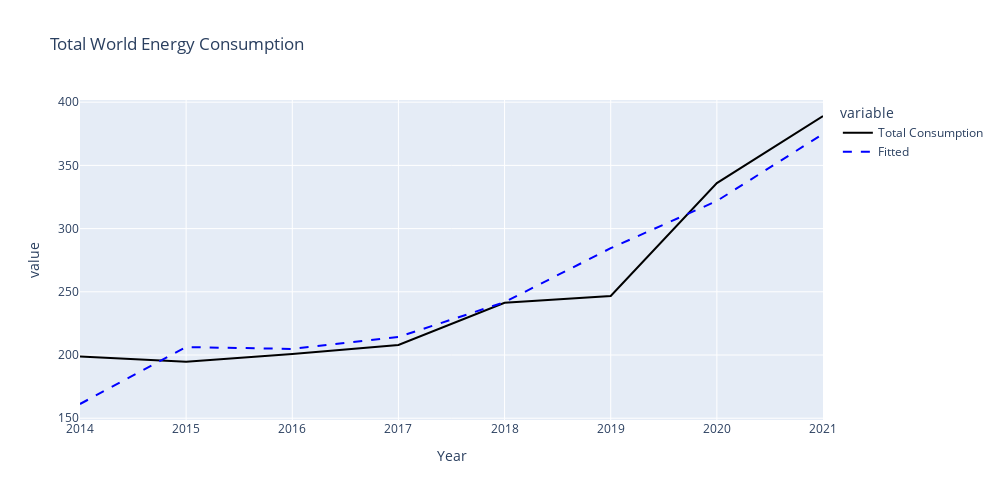

Source (notebook cell):
### Code cell
# Plotting the dataset with the Fitted Values from ARIMA to compare with the Real Values
fig = px.line(comp_arima, x= 'Year', y=['Total Consumption','Fitted'], color_discrete_sequence=['black', 'blue'], title="Total World Energy Consumption", height=500, width=1000)
# Loop through traces and set dash for 'Fitted'
for trace in fig.data:
    if trace.name == 'Fitted':
        trace.line.dash = 'dash'  # options: dash, dot, dashdot, etc.
fig.show()

### Figure 1 — Plotly figure (JSON) as saved in the notebook; plotly's stock layout.template omitted (floating-point values rounded to 4 significant figures)
{"data": [{"hovertemplate": "variable=Total Consumption<br>Year=%{x}<br>value=%{y}<extra></extra>", "legendgroup": "Total Consumption", "line": {"color": "black", "dash": "solid"}, "marker": {"symbol": "circle"}, "mode": "lines", "name": "Total Consumption", "orientation": "v", "showlegend": true, "type": "scatter", "x": [2014, 2015, 2016, 2017, 2018, 2019, 2020, 2021], "xaxis": "x", "y": [198.7, 194.6, 200.7, 207.9, 241.4, 246.7, 336.0, 389.1], "yaxis": "y"}, {"hovertemplate": "variable=Fitted<br>Year=%{x}<br>value=%{y}<extra></extra>", "legendgroup": "Fitted", "line": {"color": "blue", "dash": "dash"}, "marker": {"symbol": "circle"}, "mode": "lines", "name": "Fitted", "orientation": "v", "showlegend": true, "type": "scatter", "x": [2014, 2015, 2016, 2017, 2018, 2019, 2020, 2021], "xaxis": "x", "y": [161.3, 206.3, 204.8, 214.3, 241.8, 284.5, 321.9, 374.9], "yaxis": "y"}], "layout": {"height": 500, "legend": {"title": {"text": "variable"}, "tracegroupgap": 0}, "title": {"text": "Total World Energy Consumption"}, "width": 1000, "xaxis": {"anchor": "y", "domain": [0, 1], "title": {"text": "Year"}}, "yaxis": {"anchor": "x", "domain": [0, 1], "title": {"text": "value"}}}}
